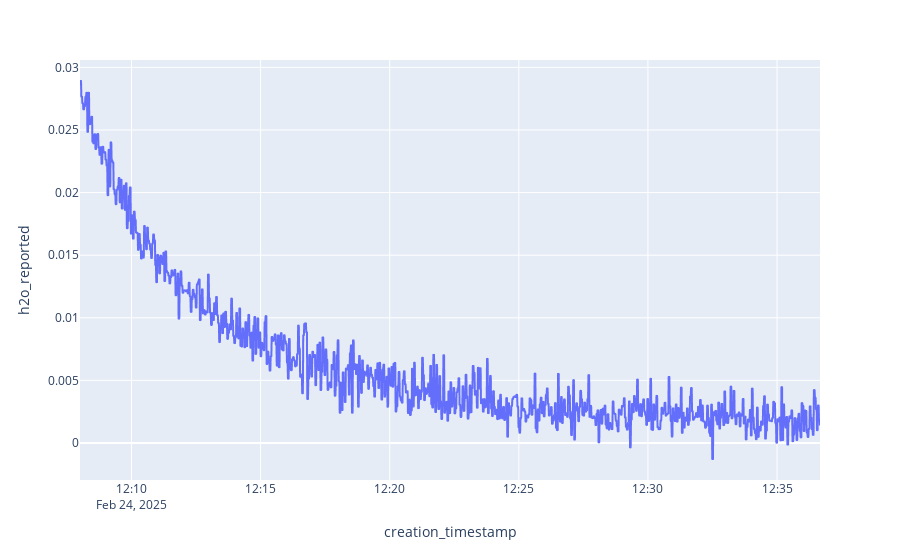
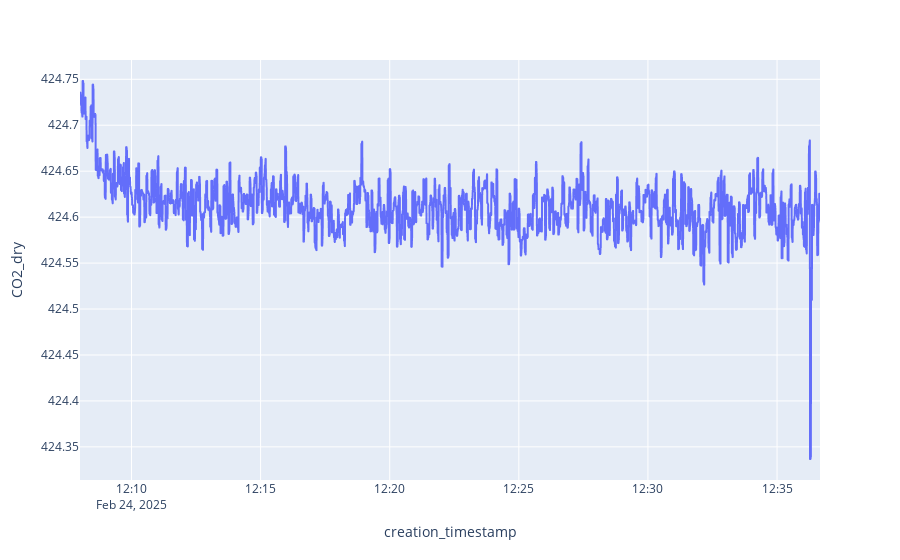
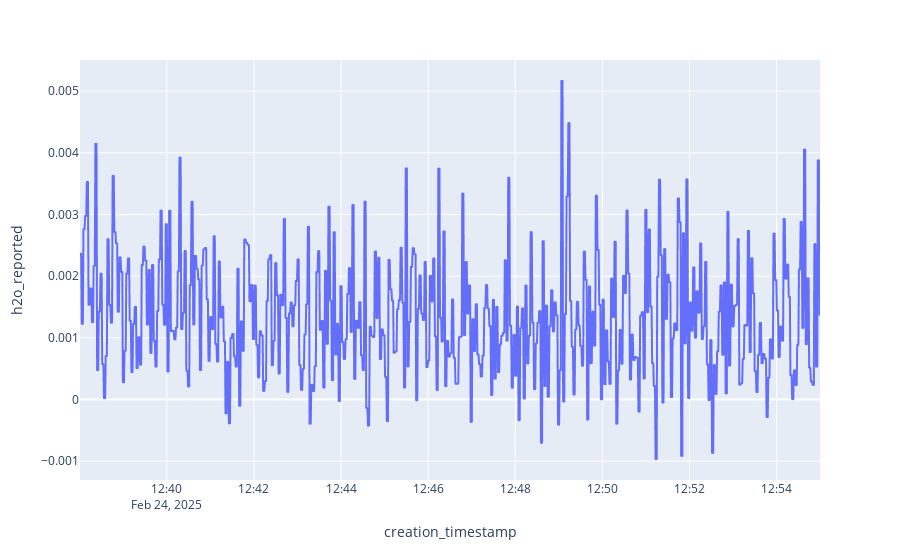
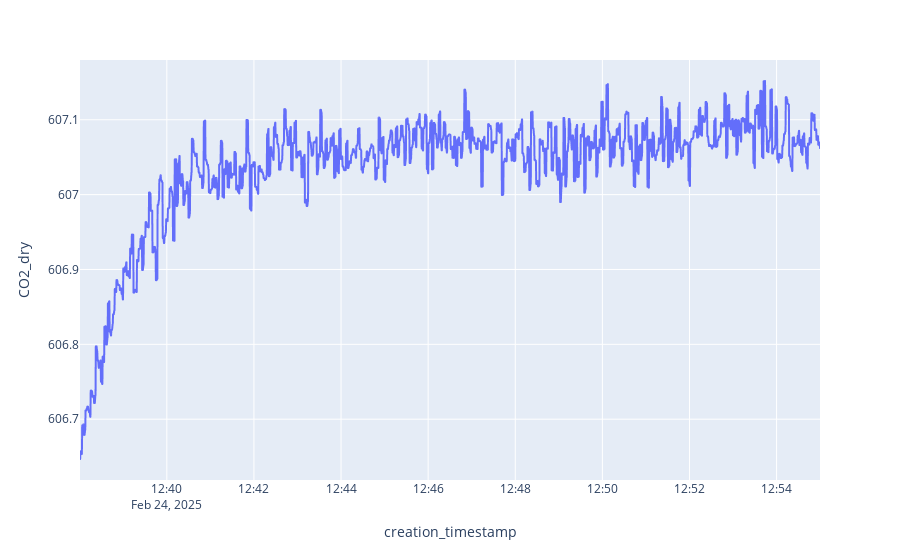

Here is the notebook cell these charts were saved with, in order:
### Code cell
# 24.02.2025: ICOS Picarro

low_start_date = datetime(2025, 2, 24, 12, 8, 0).replace(tzinfo=timezone.utc)
low_end_date = datetime(2025, 2, 24, 12, 36, 40).replace(tzinfo=timezone.utc)

high_start_date = datetime(2025, 2, 24, 12, 38, 0).replace(tzinfo=timezone.utc)
high_end_date = datetime(2025, 2, 24, 12, 55, 0).replace(tzinfo=timezone.utc)

median_bottle_1, median_bottle_2, slope, intercept = process_two_point_picarro_calibration(df_p_529, low_start_date, low_end_date, high_start_date, high_end_date, plot=True)

df = add_row(df, datetime(2025, 2, 24, 12, 55, 0).replace(tzinfo=timezone.utc), 529 , median_bottle_1, median_bottle_2, slope, intercept)

### Figure 1 — Plotly figure (JSON) as saved in the notebook; plotly's stock layout.template omitted (floating-point values rounded to 4 significant figures; data arrays with more than 128 entries replaced by an {"elided": "..."} marker saying what was removed)
{"data": [{"hovertemplate": "creation_timestamp=%{x}<br>h2o_reported=%{y}<extra></extra>", "legendgroup": "", "line": {"color": "#636efa", "dash": "solid"}, "marker": {"symbol": "circle"}, "mode": "lines", "name": "", "showlegend": false, "type": "scattergl", "x": {"elided": "2918 str values"}, "xaxis": "x", "y": {"elided": "2918 float values"}, "yaxis": "y"}], "layout": {"legend": {"tracegroupgap": 0}, "margin": {"t": 60}, "xaxis": {"anchor": "y", "domain": [0, 1], "title": {"text": "creation_timestamp"}}, "yaxis": {"anchor": "x", "domain": [0, 1], "title": {"text": "h2o_reported"}}}}

### Figure 2 — Plotly figure (JSON) as saved in the notebook; plotly's stock layout.template omitted (floating-point values rounded to 4 significant figures; data arrays with more than 128 entries replaced by an {"elided": "..."} marker saying what was removed)
{"data": [{"hovertemplate": "creation_timestamp=%{x}<br>CO2_dry=%{y}<extra></extra>", "legendgroup": "", "line": {"color": "#636efa", "dash": "solid"}, "marker": {"symbol": "circle"}, "mode": "lines", "name": "", "showlegend": false, "type": "scattergl", "x": {"elided": "2918 str values"}, "xaxis": "x", "y": {"elided": "2918 float values"}, "yaxis": "y"}], "layout": {"legend": {"tracegroupgap": 0}, "margin": {"t": 60}, "xaxis": {"anchor": "y", "domain": [0, 1], "title": {"text": "creation_timestamp"}}, "yaxis": {"anchor": "x", "domain": [0, 1], "title": {"text": "CO2_dry"}}}}

### Figure 3 — Plotly figure (JSON) as saved in the notebook; plotly's stock layout.template omitted (floating-point values rounded to 4 significant figures; data arrays with more than 128 entries replaced by an {"elided": "..."} marker saying what was removed)
{"data": [{"hovertemplate": "creation_timestamp=%{x}<br>h2o_reported=%{y}<extra></extra>", "legendgroup": "", "line": {"color": "#636efa", "dash": "solid"}, "marker": {"symbol": "circle"}, "mode": "lines", "name": "", "showlegend": false, "type": "scattergl", "x": {"elided": "1731 str values"}, "xaxis": "x", "y": {"elided": "1731 float values"}, "yaxis": "y"}], "layout": {"legend": {"tracegroupgap": 0}, "margin": {"t": 60}, "xaxis": {"anchor": "y", "domain": [0, 1], "title": {"text": "creation_timestamp"}}, "yaxis": {"anchor": "x", "domain": [0, 1], "title": {"text": "h2o_reported"}}}}

### Figure 4 — Plotly figure (JSON) as saved in the notebook; plotly's stock layout.template omitted (floating-point values rounded to 4 significant figures; data arrays with more than 128 entries replaced by an {"elided": "..."} marker saying what was removed)
{"data": [{"hovertemplate": "creation_timestamp=%{x}<br>CO2_dry=%{y}<extra></extra>", "legendgroup": "", "line": {"color": "#636efa", "dash": "solid"}, "marker": {"symbol": "circle"}, "mode": "lines", "name": "", "showlegend": false, "type": "scattergl", "x": {"elided": "1731 str values"}, "xaxis": "x", "y": {"elided": "1731 float values"}, "yaxis": "y"}], "layout": {"legend": {"tracegroupgap": 0}, "margin": {"t": 60}, "xaxis": {"anchor": "y", "domain": [0, 1], "title": {"text": "creation_timestamp"}}, "yaxis": {"anchor": "x", "domain": [0, 1], "title": {"text": "CO2_dry"}}}}
